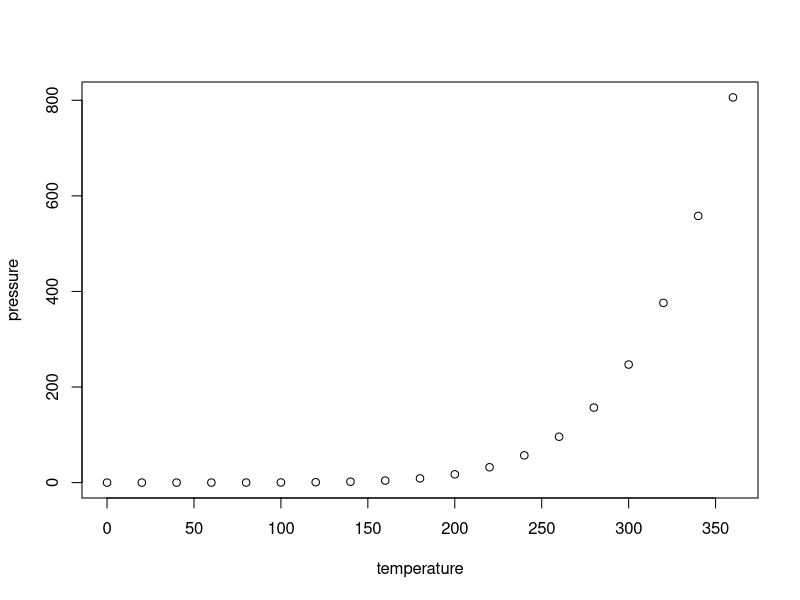
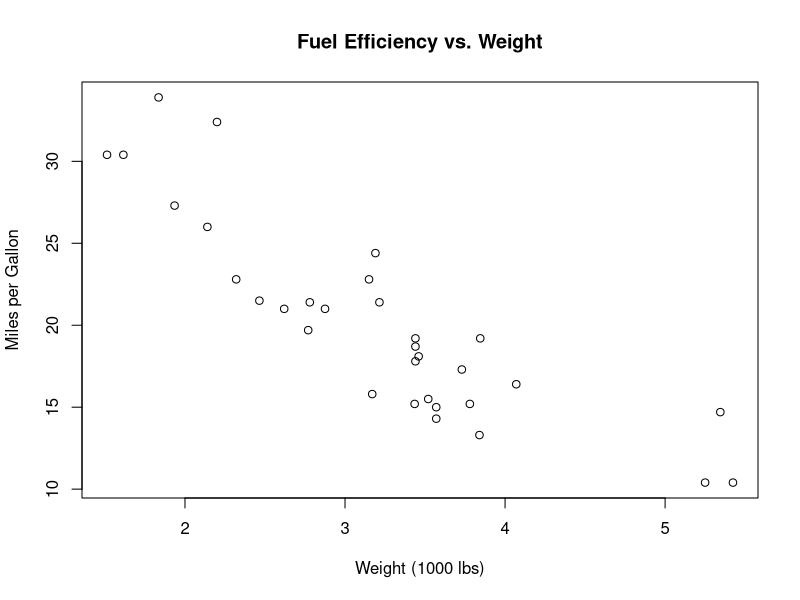
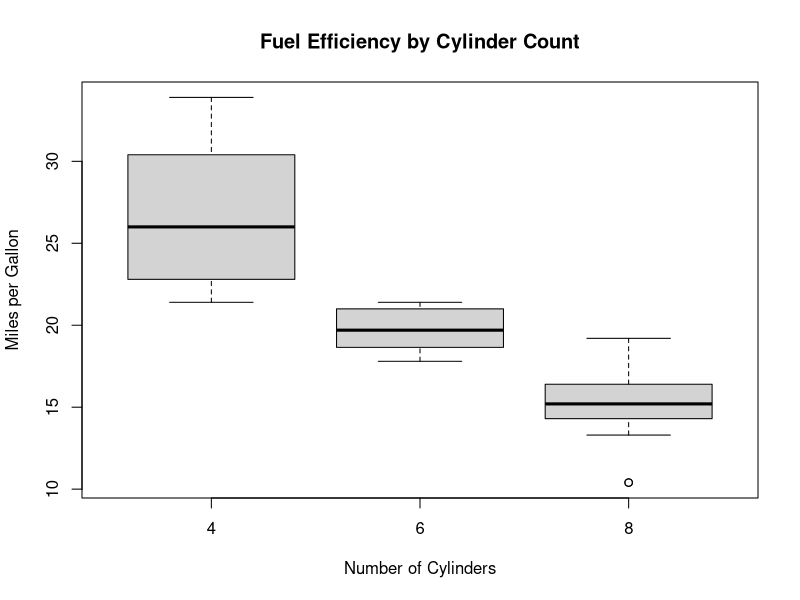

Source code (R) for these figures, in order:
## ---- chunk 1
knitr::opts_chunk$set(echo = TRUE)
## ---- chunk 2
summary(cars)
## ---- chunk 3
plot(pressure)
## ---- chunk 4
data(mtcars)
head(mtcars)
str(mtcars)
## ---- chunk 5
summary(mtcars)
aggregate(mpg ~ cyl, data = mtcars, FUN = mean)
## ---- chunk 6
plot(mtcars$wt, mtcars$mpg,
     xlab = "Weight (1000 lbs)",
     ylab = "Miles per Gallon",
     main = "Fuel Efficiency vs. Weight")
## ---- chunk 7
boxplot(mpg ~ cyl, data = mtcars,
        xlab = "Number of Cylinders",
        ylab = "Miles per Gallon",
        main = "Fuel Efficiency by Cylinder Count")
